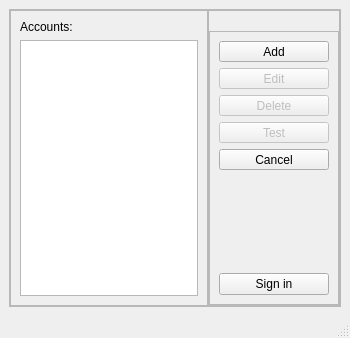
<?xml version="1.0" encoding="UTF-8"?>
<ui version="4.0">
 <class>UserEditorWindow</class>
 <widget class="QMainWindow" name="UserEditorWindow">
  <property name="geometry">
   <rect>
    <x>0</x>
    <y>0</y>
    <width>350</width>
    <height>338</height>
   </rect>
  </property>
  <property name="sizePolicy">
   <sizepolicy hsizetype="Preferred" vsizetype="Preferred">
    <horstretch>0</horstretch>
    <verstretch>0</verstretch>
   </sizepolicy>
  </property>
  <property name="windowTitle">
   <string>Edit Accounts</string>
  </property>
  <widget class="QWidget" name="centralwidget">
   <layout class="QHBoxLayout" name="horizontalLayout_2">
    <item>
     <widget class="QFrame" name="mainFrame">
      <property name="frameShape">
       <enum>QFrame::StyledPanel</enum>
      </property>
      <property name="frameShadow">
       <enum>QFrame::Raised</enum>
      </property>
      <layout class="QHBoxLayout" name="horizontalLayout" stretch="3,2">
       <property name="spacing">
        <number>0</number>
       </property>
       <property name="leftMargin">
        <number>0</number>
       </property>
       <property name="topMargin">
        <number>0</number>
       </property>
       <property name="rightMargin">
        <number>0</number>
       </property>
       <property name="bottomMargin">
        <number>0</number>
       </property>
       <item>
        <widget class="QFrame" name="accountListFrame">
         <property name="sizePolicy">
          <sizepolicy hsizetype="Preferred" vsizetype="Expanding">
           <horstretch>0</horstretch>
           <verstretch>0</verstretch>
          </sizepolicy>
         </property>
         <property name="maximumSize">
          <size>
           <width>360</width>
           <height>16777215</height>
          </size>
         </property>
         <property name="frameShape">
          <enum>QFrame::StyledPanel</enum>
         </property>
         <property name="frameShadow">
          <enum>QFrame::Raised</enum>
         </property>
         <layout class="QVBoxLayout" name="verticalLayout_2" stretch="0,0">
          <item>
           <widget class="QLabel" name="userLabel">
            <property name="text">
             <string>Accounts:</string>
            </property>
           </widget>
          </item>
          <item>
           <widget class="QListWidget" name="userListWidget">
            <property name="sizePolicy">
             <sizepolicy hsizetype="Expanding" vsizetype="Expanding">
              <horstretch>0</horstretch>
              <verstretch>0</verstretch>
             </sizepolicy>
            </property>
            <property name="maximumSize">
             <size>
              <width>16777215</width>
              <height>16777215</height>
             </size>
            </property>
           </widget>
          </item>
         </layout>
        </widget>
       </item>
       <item>
        <widget class="QFrame" name="buttonDoubleFrame">
         <property name="frameShape">
          <enum>QFrame::StyledPanel</enum>
         </property>
         <property name="frameShadow">
          <enum>QFrame::Raised</enum>
         </property>
         <layout class="QVBoxLayout" name="verticalLayout_3">
          <property name="leftMargin">
           <number>0</number>
          </property>
          <property name="topMargin">
           <number>20</number>
          </property>
          <property name="rightMargin">
           <number>0</number>
          </property>
          <property name="bottomMargin">
           <number>0</number>
          </property>
          <item>
           <widget class="QFrame" name="buttonFrame">
            <property name="minimumSize">
             <size>
              <width>91</width>
              <height>181</height>
             </size>
            </property>
            <property name="frameShape">
             <enum>QFrame::StyledPanel</enum>
            </property>
            <property name="frameShadow">
             <enum>QFrame::Raised</enum>
            </property>
            <layout class="QVBoxLayout" name="verticalLayout">
             <item>
              <widget class="QPushButton" name="addUserButton">
               <property name="sizePolicy">
                <sizepolicy hsizetype="Minimum" vsizetype="Expanding">
                 <horstretch>0</horstretch>
                 <verstretch>0</verstretch>
                </sizepolicy>
               </property>
               <property name="minimumSize">
                <size>
                 <width>71</width>
                 <height>21</height>
                </size>
               </property>
               <property name="maximumSize">
                <size>
                 <width>16777215</width>
                 <height>48</height>
                </size>
               </property>
               <property name="text">
                <string>Add</string>
               </property>
              </widget>
             </item>
             <item>
              <widget class="QPushButton" name="editUserButton">
               <property name="enabled">
                <bool>false</bool>
               </property>
               <property name="sizePolicy">
                <sizepolicy hsizetype="Minimum" vsizetype="Expanding">
                 <horstretch>0</horstretch>
                 <verstretch>0</verstretch>
                </sizepolicy>
               </property>
               <property name="minimumSize">
                <size>
                 <width>71</width>
                 <height>21</height>
                </size>
               </property>
               <property name="maximumSize">
                <size>
                 <width>16777215</width>
                 <height>48</height>
                </size>
               </property>
               <property name="text">
                <string>Edit</string>
               </property>
              </widget>
             </item>
             <item>
              <widget class="QPushButton" name="deleteUserButton">
               <property name="enabled">
                <bool>false</bool>
               </property>
               <property name="sizePolicy">
                <sizepolicy hsizetype="Minimum" vsizetype="Expanding">
                 <horstretch>0</horstretch>
                 <verstretch>0</verstretch>
                </sizepolicy>
               </property>
               <property name="minimumSize">
                <size>
                 <width>71</width>
                 <height>21</height>
                </size>
               </property>
               <property name="maximumSize">
                <size>
                 <width>16777215</width>
                 <height>48</height>
                </size>
               </property>
               <property name="text">
                <string>Delete</string>
               </property>
              </widget>
             </item>
             <item>
              <widget class="QPushButton" name="testUserButton">
               <property name="enabled">
                <bool>false</bool>
               </property>
               <property name="sizePolicy">
                <sizepolicy hsizetype="Minimum" vsizetype="Expanding">
                 <horstretch>0</horstretch>
                 <verstretch>0</verstretch>
                </sizepolicy>
               </property>
               <property name="minimumSize">
                <size>
                 <width>71</width>
                 <height>21</height>
                </size>
               </property>
               <property name="maximumSize">
                <size>
                 <width>16777215</width>
                 <height>48</height>
                </size>
               </property>
               <property name="text">
                <string>Test</string>
               </property>
              </widget>
             </item>
             <item>
              <widget class="QPushButton" name="cancelUserButton">
               <property name="sizePolicy">
                <sizepolicy hsizetype="Minimum" vsizetype="Expanding">
                 <horstretch>0</horstretch>
                 <verstretch>0</verstretch>
                </sizepolicy>
               </property>
               <property name="minimumSize">
                <size>
                 <width>71</width>
                 <height>21</height>
                </size>
               </property>
               <property name="maximumSize">
                <size>
                 <width>16777215</width>
                 <height>48</height>
                </size>
               </property>
               <property name="text">
                <string>Cancel</string>
               </property>
              </widget>
             </item>
             <item>
              <spacer name="verticalSpacer">
               <property name="orientation">
                <enum>Qt::Vertical</enum>
               </property>
               <property name="sizeHint" stdset="0">
                <size>
                 <width>20</width>
                 <height>375</height>
                </size>
               </property>
              </spacer>
             </item>
             <item>
              <widget class="QPushButton" name="signInButton">
               <property name="sizePolicy">
                <sizepolicy hsizetype="Minimum" vsizetype="Expanding">
                 <horstretch>0</horstretch>
                 <verstretch>0</verstretch>
                </sizepolicy>
               </property>
               <property name="maximumSize">
                <size>
                 <width>16777215</width>
                 <height>48</height>
                </size>
               </property>
               <property name="text">
                <string>Sign in</string>
               </property>
              </widget>
             </item>
            </layout>
           </widget>
          </item>
         </layout>
        </widget>
       </item>
      </layout>
     </widget>
    </item>
   </layout>
  </widget>
  <widget class="QMenuBar" name="menubar">
   <property name="geometry">
    <rect>
     <x>0</x>
     <y>0</y>
     <width>350</width>
     <height>21</height>
    </rect>
   </property>
  </widget>
  <widget class="QStatusBar" name="statusbar"/>
 </widget>
 <resources/>
 <connections/>
</ui>
